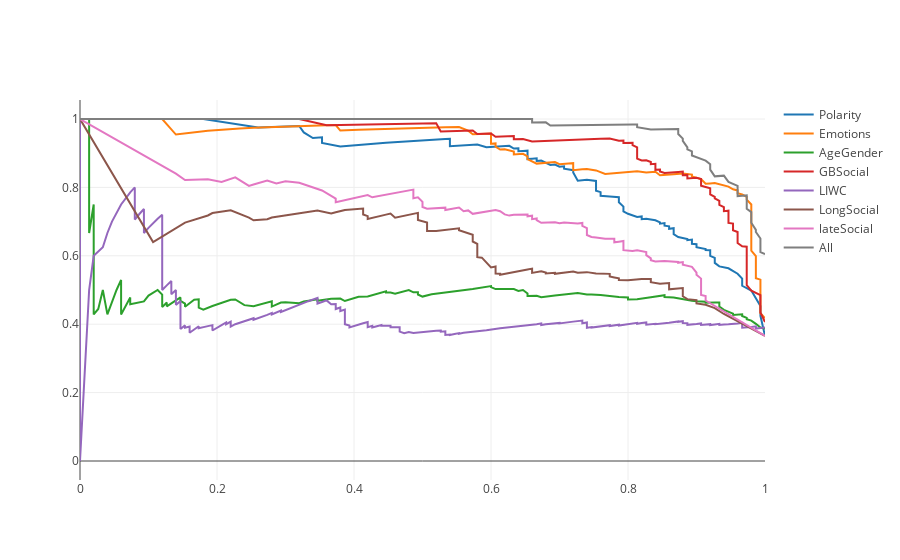
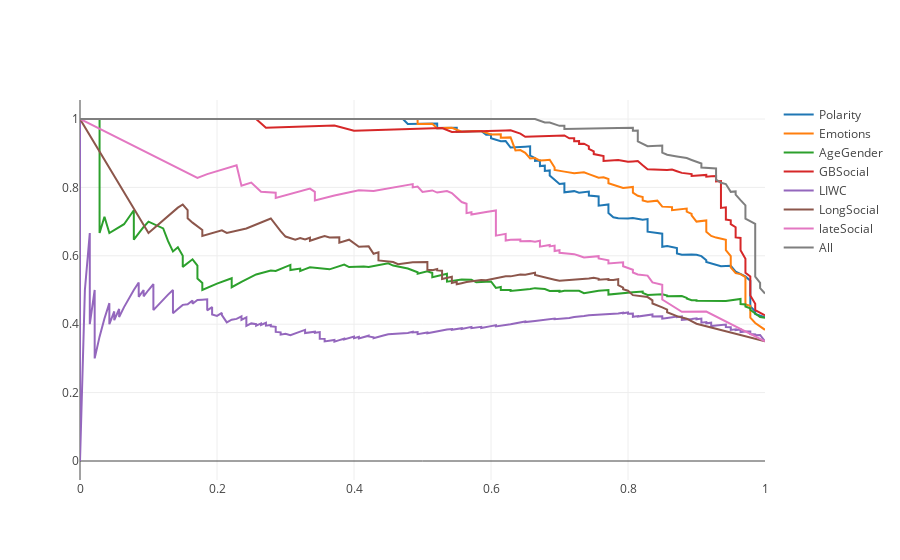
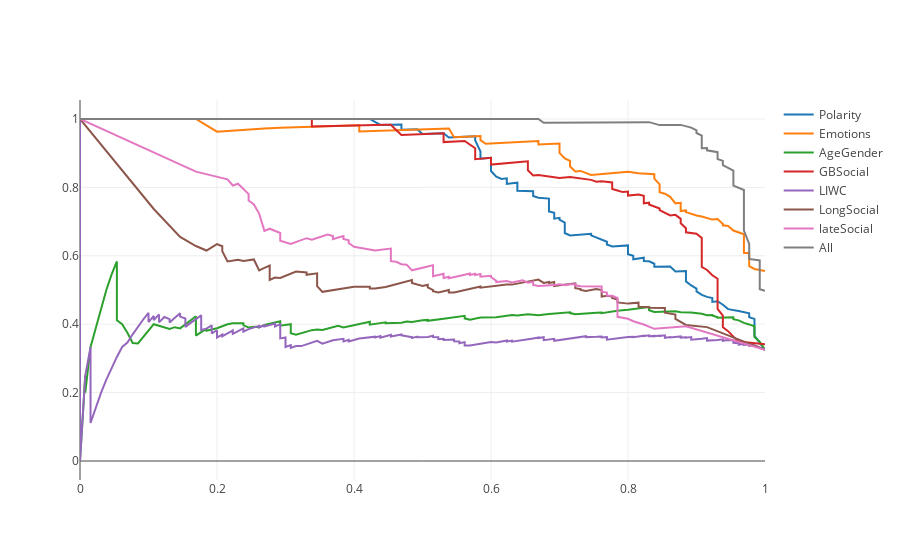
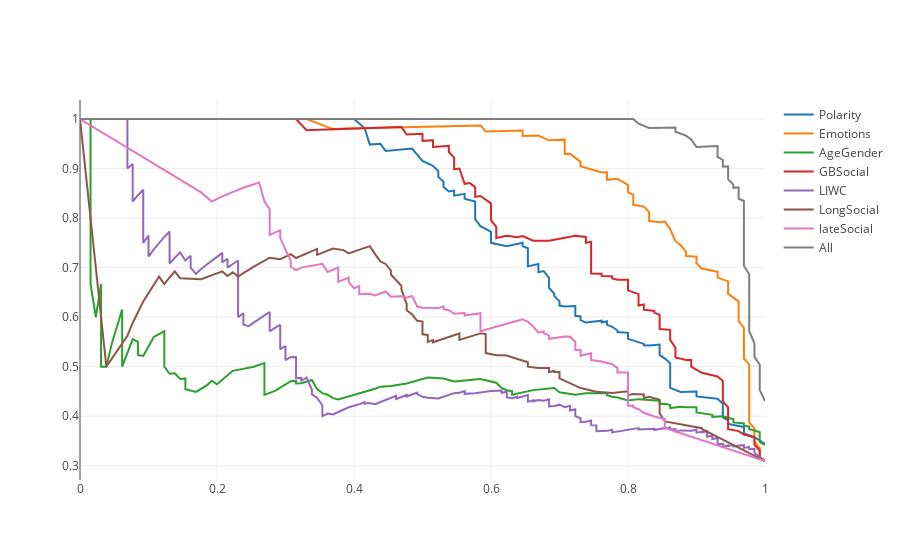

Notebook cell for these charts, in order:
### Code cell
pol_groups_.renderPrecisionRecall_all("Bd_2", n_fold=10, consider_time = 2)
pol_groups_.renderPrecisionRecall_all("Bd_3", n_fold=10, consider_time = 3)
pol_groups_.renderPrecisionRecall_all("Bd_6", n_fold=10, consider_time = 6)
pol_groups_.renderPrecisionRecall_all("Bd_9", n_fold=10, consider_time = 9)
pol_groups_.renderPrecisionRecall_all("Bd_12", n_fold=10, consider_time = 12)
